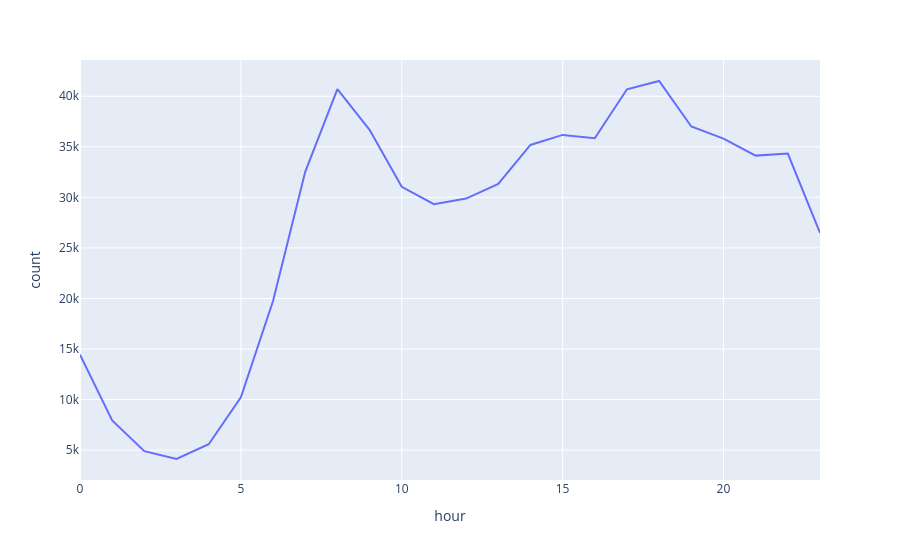

The notebook cell saved with this chart:
### Markdown cell above
### Hourly Stats

### Code cell
sql = r"SELECT extract(hour from origin_time) AS hour, count(id) FROM demand WHERE dataset IN(2, 3, 4, 5) and date(origin_time) = '2022-04-05' GROUP BY extract(hour from origin_time)"
nyc_hourly_stats = db.execute_query_to_pandas(sql)
px.line(nyc_hourly_stats, x='hour', y='count')

### Figure 1 — Plotly figure (JSON) as saved in the notebook; plotly's stock layout.template omitted (floating-point values rounded to 4 significant figures)
{"data": [{"hovertemplate": "hour=%{x}<br>count=%{y}<extra></extra>", "legendgroup": "", "line": {"color": "#636efa", "dash": "solid"}, "marker": {"symbol": "circle"}, "mode": "lines", "name": "", "orientation": "v", "showlegend": false, "type": "scatter", "x": [0, 1, 2, 3, 4, 5, 6, 7, 8, 9, 10, 11, 12, 13, 14, 15, 16, 17, 18, 19, 20, 21, 22, 23], "xaxis": "x", "y": [14447, 7934, 4891, 4121, 5581, 10220, 19744, 32525, 40702, 36676, 31038, 29317, 29876, 31332, 35181, 36175, 35842, 40687, 41507, 37007, 35807, 34128, 34325, 26488], "yaxis": "y"}], "layout": {"legend": {"tracegroupgap": 0}, "margin": {"t": 60}, "xaxis": {"anchor": "y", "domain": [0, 1], "title": {"text": "hour"}}, "yaxis": {"anchor": "x", "domain": [0, 1], "title": {"text": "count"}}}}
